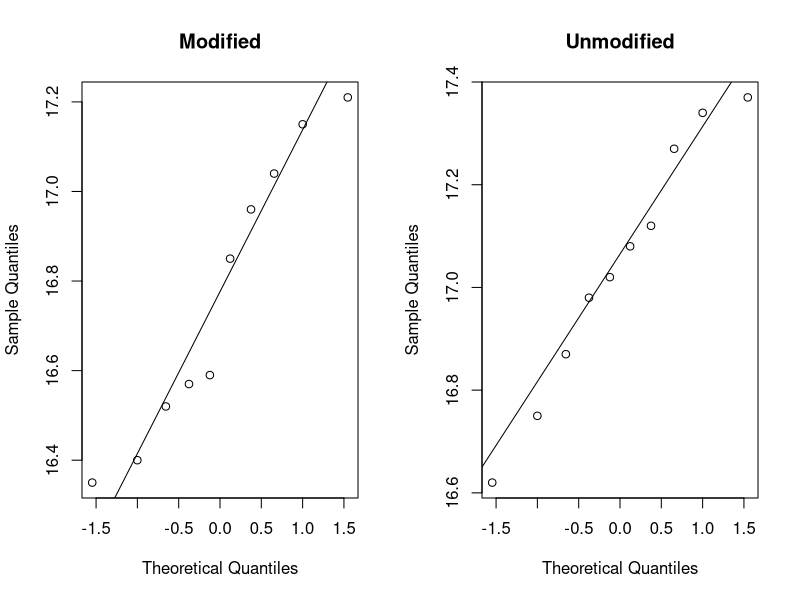
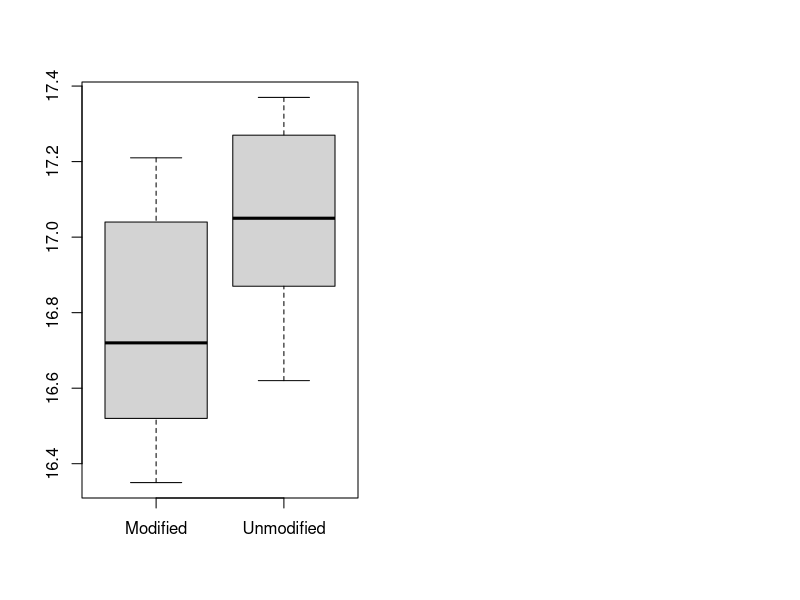
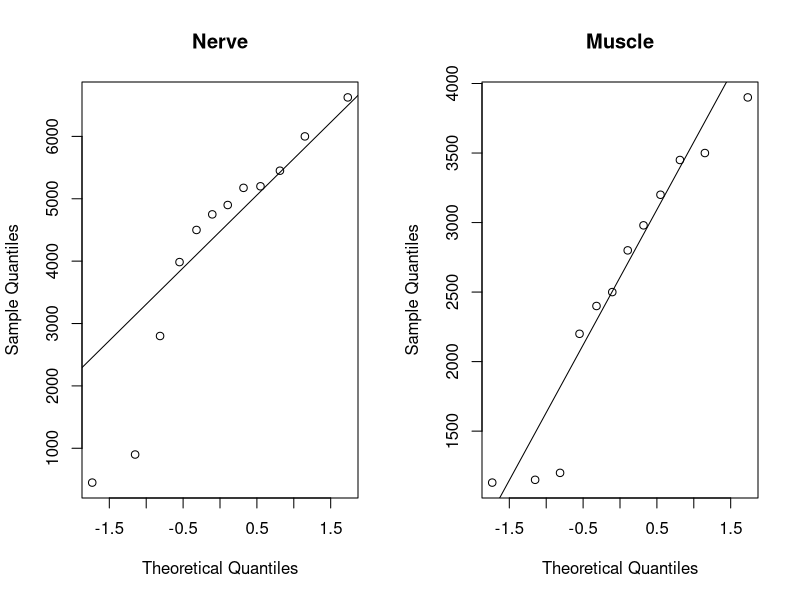
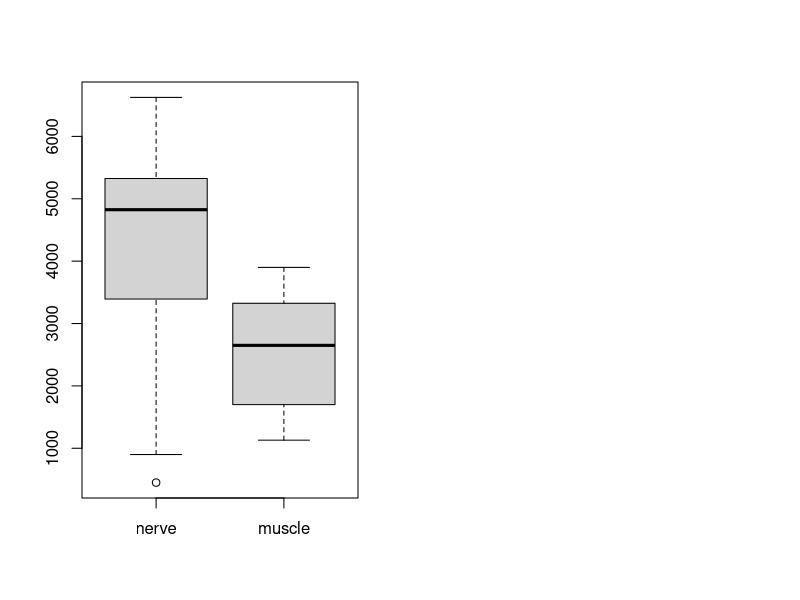

Source code (R) for these figures, in order:
#Define cement data
modified <-c(16.85, 16.40, 17.21, 16.35, 16.52, 17.04, 16.96, 17.15, 16.59, 16.57)
unmodified <-c(16.62, 16.75, 17.37, 17.12, 16.98, 16.87, 17.34, 17.02, 17.08, 17.27)

#Plot normal QQ
par(mfrow=c(1,2))

qqnorm(modified, main="Modified")
qqline(modified)

qqnorm(unmodified, main="Unmodified")
qqline(unmodified)

#Normal Test - H0: drawn from normal distribution
shapiro.test(modified)
shapiro.test(unmodified)

#Create Boxplot
boxplot(modified, unmodified,
        names=c("Modified","Unmodified"))

#Variance Test - H0: variances are equal
var.test(modified, unmodified)

#T Test (equal variances)
t.test(modified, unmodified, alternative="two.sided", var.equal=TRUE)

#Define Florescence Data
nerve <-c(6625, 6000, 5450, 5200, 5175, 4900, 4750, 4500, 3985, 900, 450, 2800)
muscle <-c(3900, 3500, 3450, 3200, 2980, 2800, 2500, 2400, 2200, 1200, 1150, 1130)

#Plot normal QQ
par(mfrow=c(1,2))

qqnorm(nerve, main="Nerve")
qqline(nerve)

qqnorm(muscle, main="Muscle")
qqline(muscle)

#Normal Test - H0: drawn from normal distribution
shapiro.test(nerve)
shapiro.test(muscle)

#Create Boxplot
boxplot(nerve, muscle,
        names=c("nerve","muscle"))

#Variance Test - H0: variances are equal
var.test(nerve, muscle)

#T Test (unequal variances)
t.test(nerve, muscle, alternative="greater", var.equal=FALSE)


#Specimen to specimen variation (paired t test - differences)
tip1 <-c(7, 3, 3, 4, 8, 3, 2, 9, 5, 4)
tip2 <-c(6, 3, 5, 3, 8, 2, 4, 9, 4, 5)

t.test(tip1, tip2, paired = TRUE, alternative = "two.sided")
